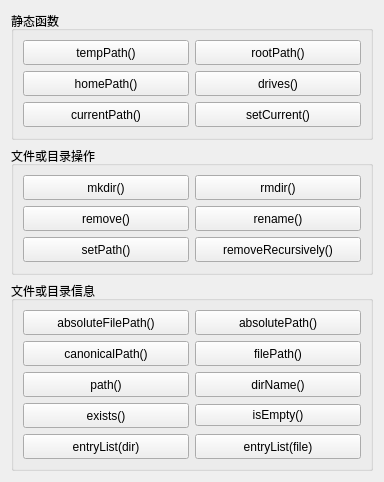
      <widget class="QWidget" name="pageDir">
       <property name="geometry">
        <rect>
         <x>0</x>
         <y>-103</y>
         <width>384</width>
         <height>482</height>
        </rect>
       </property>
       <attribute name="icon">
        <iconset resource="res.qrc">
         <normaloff>:/images/images/007.GIF</normaloff>:/images/images/007.GIF</iconset>
       </attribute>
       <attribute name="label">
        <string>QDir类</string>
       </attribute>
       <layout class="QVBoxLayout" name="verticalLayout_4">
        <item>
         <widget class="QGroupBox" name="groupBox">
          <property name="title">
           <string>静态函数</string>
          </property>
          <layout class="QGridLayout" name="gridLayout_3">
           <item row="1" column="0">
            <widget class="QPushButton" name="pushButton_8">
             <property name="minimumSize">
              <size>
               <width>0</width>
               <height>25</height>
              </size>
             </property>
             <property name="toolTip">
              <string>Returns the absolute path of the user's home directory</string>
             </property>
             <property name="text">
              <string>homePath()</string>
             </property>
            </widget>
           </item>
           <item row="0" column="0">
            <widget class="QPushButton" name="pushButton_10">
             <property name="minimumSize">
              <size>
               <width>0</width>
               <height>25</height>
              </size>
             </property>
             <property name="toolTip">
              <string>Returns the absolute canonical path of the system's temporary directory</string>
             </property>
             <property name="text">
              <string>tempPath()</string>
             </property>
            </widget>
           </item>
           <item row="0" column="1">
            <widget class="QPushButton" name="pushButton_9">
             <property name="minimumSize">
              <size>
               <width>0</width>
               <height>25</height>
              </size>
             </property>
             <property name="toolTip">
              <string>Returns the absolute path of the root directory</string>
             </property>
             <property name="text">
              <string>rootPath()</string>
             </property>
            </widget>
           </item>
           <item row="1" column="1">
            <widget class="QPushButton" name="pushButton_7">
             <property name="minimumSize">
              <size>
               <width>0</width>
               <height>25</height>
              </size>
             </property>
             <property name="toolTip">
              <string>Returns a list of the root directories on this system</string>
             </property>
             <property name="text">
              <string>drives()</string>
             </property>
            </widget>
           </item>
           <item row="2" column="0">
            <widget class="QPushButton" name="pushButton_6">
             <property name="minimumSize">
              <size>
               <width>0</width>
               <height>25</height>
              </size>
             </property>
             <property name="toolTip">
              <string>Returns the absolute path of the application's current directory</string>
             </property>
             <property name="text">
              <string>currentPath()</string>
             </property>
            </widget>
           </item>
           <item row="2" column="1">
            <widget class="QPushButton" name="pushButton_60">
             <property name="minimumSize">
              <size>
               <width>0</width>
               <height>25</height>
              </size>
             </property>
             <property name="toolTip">
              <string>Sets the application's current working directory to path</string>
             </property>
             <property name="text">
              <string>setCurrent()</string>
             </property>
            </widget>
           </item>
          </layout>
         </widget>
        </item>
        <item>
         <widget class="QGroupBox" name="groupBox_4">
          <property name="title">
           <string>文件或目录操作</string>
          </property>
          <layout class="QGridLayout" name="gridLayout_2">
           <item row="0" column="0">
            <widget class="QPushButton" name="pushButton_20">
             <property name="minimumSize">
              <size>
               <width>0</width>
               <height>25</height>
              </size>
             </property>
             <property name="toolTip">
              <string>Creates a sub-directory called dirName.</string>
             </property>
             <property name="text">
              <string>mkdir()</string>
             </property>
            </widget>
           </item>
           <item row="2" column="0">
            <widget class="QPushButton" name="pushButton_22">
             <property name="minimumSize">
              <size>
               <width>0</width>
               <height>25</height>
              </size>
             </property>
             <property name="toolTip">
              <string>Removes the file, fileName.</string>
             </property>
             <property name="text">
              <string>remove()</string>
             </property>
            </widget>
           </item>
           <item row="2" column="1">
            <widget class="QPushButton" name="pushButton_23">
             <property name="minimumSize">
              <size>
               <width>0</width>
               <height>25</height>
              </size>
             </property>
             <property name="toolTip">
              <string>Renames a file or directory from oldName to newName</string>
             </property>
             <property name="text">
              <string>rename()</string>
             </property>
            </widget>
           </item>
           <item row="3" column="0">
            <widget class="QPushButton" name="pushButton_26">
             <property name="minimumSize">
              <size>
               <width>0</width>
               <height>25</height>
              </size>
             </property>
             <property name="toolTip">
              <string>Sets the path of the directory to path</string>
             </property>
             <property name="text">
              <string>setPath()</string>
             </property>
            </widget>
           </item>
           <item row="0" column="1">
            <widget class="QPushButton" name="pushButton_24">
             <property name="minimumSize">
              <size>
               <width>0</width>
               <height>25</height>
              </size>
             </property>
             <property name="toolTip">
              <string>Removes the directory specified by dirName.</string>
             </property>
             <property name="text">
              <string>rmdir()</string>
             </property>
            </widget>
           </item>
           <item row="3" column="1">
            <widget class="QPushButton" name="pushButton_12">
             <property name="minimumSize">
              <size>
               <width>0</width>
               <height>25</height>
              </size>
             </property>
             <property name="toolTip">
              <string>Removes the directory, including all its contents.</string>
             </property>
             <property name="text">
              <string>removeRecursively()</string>
             </property>
            </widget>
           </item>
          </layout>
         </widget>
        </item>
        <item>
         <widget class="QGroupBox" name="groupBox_3">
          <property name="title">
           <string>文件或目录信息</string>
          </property>
          <layout class="QGridLayout" name="gridLayout">
           <item row="1" column="1">
            <widget class="QPushButton" name="pushButton_19">
             <property name="minimumSize">
              <size>
               <width>0</width>
               <height>25</height>
              </size>
             </property>
             <property name="toolTip">
              <string>Returns the path name of a file in the directory</string>
             </property>
             <property name="text">
              <string>filePath()</string>
             </property>
            </widget>
           </item>
           <item row="4" column="0">
            <widget class="QPushButton" name="pushButton_11">
             <property name="minimumSize">
              <size>
               <width>0</width>
               <height>25</height>
              </size>
             </property>
             <property name="toolTip">
              <string>Returns a list of the names of all the files and directories in the directory</string>
             </property>
             <property name="text">
              <string>entryList(dir)</string>
             </property>
            </widget>
           </item>
           <item row="4" column="1">
            <widget class="QPushButton" name="pushButton_17">
             <property name="minimumSize">
              <size>
               <width>0</width>
               <height>25</height>
              </size>
             </property>
             <property name="toolTip">
              <string>Returns a list of the names of all the files and directories in the directory</string>
             </property>
             <property name="text">
              <string>entryList(file)</string>
             </property>
            </widget>
           </item>
           <item row="0" column="1">
            <widget class="QPushButton" name="pushButton_14">
             <property name="minimumSize">
              <size>
               <width>0</width>
               <height>25</height>
              </size>
             </property>
             <property name="toolTip">
              <string>Returns the absolute path (a path that starts with &quot;/&quot; or with a drive specification)</string>
             </property>
             <property name="text">
              <string>absolutePath()</string>
             </property>
            </widget>
           </item>
           <item row="1" column="0">
            <widget class="QPushButton" name="pushButton_15">
             <property name="minimumSize">
              <size>
               <width>0</width>
               <height>25</height>
              </size>
             </property>
             <property name="toolTip">
              <string>Returns the canonical path, i.e. a path without symbolic links or redundant &quot;.&quot; or &quot;..&quot; elements.</string>
             </property>
             <property name="text">
              <string>canonicalPath()</string>
             </property>
            </widget>
           </item>
           <item row="3" column="0">
            <widget class="QPushButton" name="pushButton_18">
             <property name="minimumSize">
              <size>
               <width>0</width>
               <height>25</height>
              </size>
             </property>
             <property name="toolTip">
              <string>Returns true if the directory exists</string>
             </property>
             <property name="text">
              <string>exists()</string>
             </property>
            </widget>
           </item>
           <item row="0" column="0">
            <widget class="QPushButton" name="pushButton_13">
             <property name="minimumSize">
              <size>
               <width>0</width>
               <height>25</height>
              </size>
             </property>
             <property name="toolTip">
              <string>Returns the absolute path name of a file in the directory</string>
             </property>
             <property name="text">
              <string>absoluteFilePath()</string>
             </property>
            </widget>
           </item>
           <item row="2" column="0">
            <widget class="QPushButton" name="pushButton_65">
             <property name="minimumSize">
              <size>
               <width>0</width>
               <height>25</height>
              </size>
             </property>
             <property name="toolTip">
              <string>Returns the path</string>
             </property>
             <property name="text">
              <string>path()</string>
             </property>
            </widget>
           </item>
           <item row="2" column="1">
            <widget class="QPushButton" name="pushButton_16">
             <property name="minimumSize">
              <size>
               <width>0</width>
               <height>25</height>
              </size>
             </property>
             <property name="toolTip">
              <string>Returns the name of the directory</string>
             </property>
             <property name="text">
              <string>dirName()</string>
             </property>
            </widget>
           </item>
           <item row="3" column="1">
            <widget class="QPushButton" name="pushButton_66">
             <property name="toolTip">
              <string>Returns whether the directory is empty</string>
             </property>
             <property name="text">
              <string>isEmpty()</string>
             </property>
            </widget>
           </item>
          </layout>
         </widget>
        </item>
       </layout>
      </widget>
